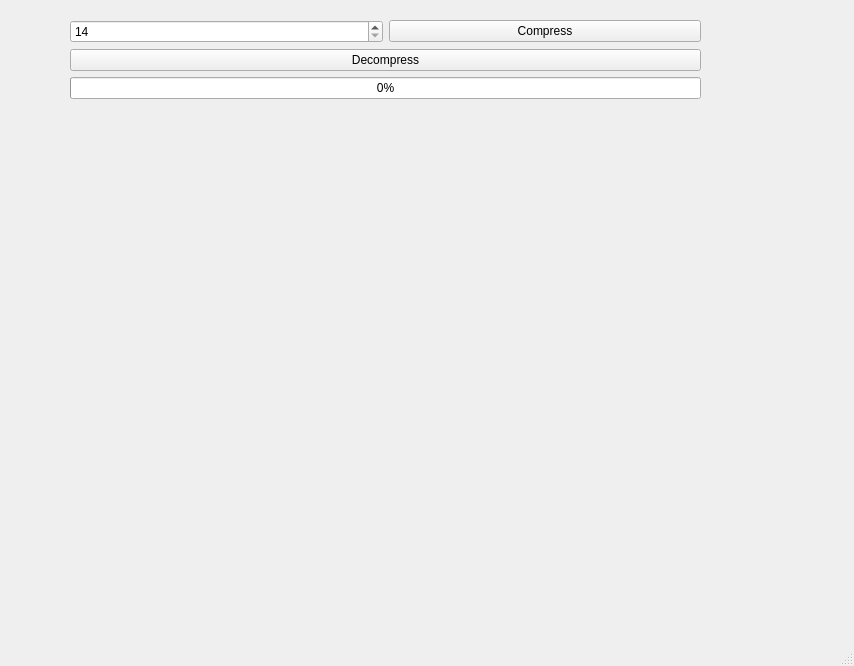
<?xml version="1.0" encoding="UTF-8"?>
<ui version="4.0">
 <class>MainWindow</class>
 <widget class="QMainWindow" name="MainWindow">
  <property name="geometry">
   <rect>
    <x>0</x>
    <y>0</y>
    <width>854</width>
    <height>666</height>
   </rect>
  </property>
  <property name="windowTitle">
   <string>MainWindow</string>
  </property>
  <widget class="QWidget" name="centralwidget">
   <widget class="QWidget" name="layoutWidget">
    <property name="geometry">
     <rect>
      <x>70</x>
      <y>20</y>
      <width>631</width>
      <height>561</height>
     </rect>
    </property>
    <layout class="QHBoxLayout" name="horizontalLayout_4">
     <item>
      <layout class="QVBoxLayout" name="verticalLayout_2">
       <item>
        <layout class="QHBoxLayout" name="horizontalLayout"/>
       </item>
       <item>
        <layout class="QHBoxLayout" name="horizontalLayout_3">
         <item>
          <widget class="QSpinBox" name="spinBox">
           <property name="minimum">
            <number>14</number>
           </property>
           <property name="maximum">
            <number>24</number>
           </property>
           <property name="value">
            <number>14</number>
           </property>
          </widget>
         </item>
         <item>
          <widget class="QPushButton" name="pushButton_2">
           <property name="text">
            <string>Compress</string>
           </property>
          </widget>
         </item>
        </layout>
       </item>
       <item>
        <layout class="QVBoxLayout" name="verticalLayout">
         <item>
          <layout class="QHBoxLayout" name="horizontalLayout_2"/>
         </item>
         <item>
          <widget class="QPushButton" name="pushButton">
           <property name="text">
            <string>Decompress</string>
           </property>
          </widget>
         </item>
        </layout>
       </item>
       <item>
        <widget class="QProgressBar" name="progressBar">
         <property name="value">
          <number>0</number>
         </property>
        </widget>
       </item>
       <item>
        <spacer name="verticalSpacer">
         <property name="orientation">
          <enum>Qt::Vertical</enum>
         </property>
         <property name="sizeHint" stdset="0">
          <size>
           <width>20</width>
           <height>40</height>
          </size>
         </property>
        </spacer>
       </item>
      </layout>
     </item>
    </layout>
   </widget>
  </widget>
  <widget class="QMenuBar" name="menubar">
   <property name="geometry">
    <rect>
     <x>0</x>
     <y>0</y>
     <width>854</width>
     <height>30</height>
    </rect>
   </property>
  </widget>
  <widget class="QStatusBar" name="statusbar"/>
 </widget>
 <resources/>
 <connections/>
</ui>
